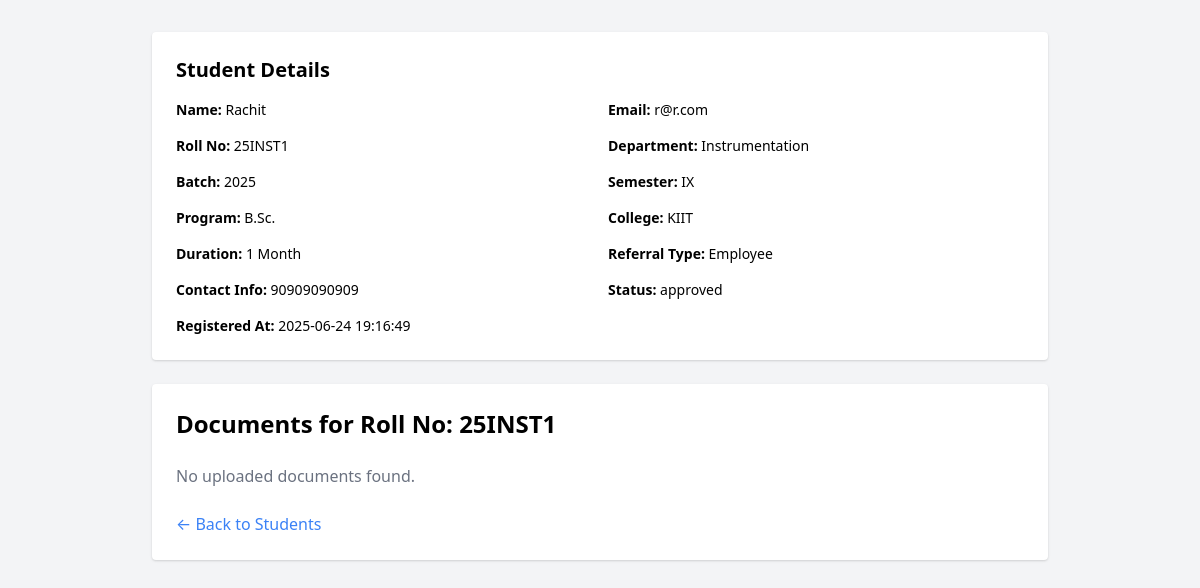
The app's page /admin/view_docs.php?roll=25INST1 (signed in) with its own data.
### tables this page shows
CREATE TABLE `users` (
  `id` int(11) NOT NULL,
  `name` varchar(100) NOT NULL,
  `email` varchar(100) NOT NULL,
  `password` varchar(255) NOT NULL,
  `roll_no` varchar(50) DEFAULT NULL,
  `department` enum('Chemical','Mechanical','Electrical','Instrumentation','CS','IT','Civil','Finance','MBA','HR','Other') DEFAULT NULL,
  `batch` varchar(50) DEFAULT NULL,
  `contact_info` varchar(255) DEFAULT NULL,
  `role` enum('user','admin') NOT NULL DEFAULT 'user',
  `status` enum('pending','approved','rejected') NOT NULL DEFAULT 'pending',
  `created_at` timestamp NOT NULL DEFAULT current_timestamp(),
  `college` varchar(255) DEFAULT NULL,
  `program` varchar(50) DEFAULT NULL,
  `semester` varchar(10) DEFAULT NULL,
  `duration` varchar(20) DEFAULT NULL,
  `noc_path` varchar(255) DEFAULT NULL,
  `referral_type` varchar(50) DEFAULT NULL,
  `referral_path` varchar(255) DEFAULT NULL
);

### admin/view_docs.php (the view, shortened to what this page needs)
<?php
require_once '../db_connect.php';
$roll_no = isset($_GET['roll']) ? basename($_GET['roll']) : '';
$student = null;
if ($roll_no) {
    $stmt = $conn->prepare("SELECT * FROM users WHERE roll_no = ? AND role = 'user'");
    $stmt->bind_param("s", $roll_no);
    $stmt->execute();
    $result = $stmt->get_result();
    $student = $result->fetch_assoc();
}
$files = [];
?>
<!DOCTYPE html>
<html>
<head>
  <link href="https://unpkg.com/tailwindcss@2.2.19/dist/tailwind.min.css" rel="stylesheet">
    <link rel="stylesheet" href="https://cdnjs.cloudflare.com/ajax/libs/font-awesome/6.0.0/css/all.min.css">
</head>
<body class="bg-gray-100 p-8">
    <div class="max-w-4xl mx-auto space-y-6">
        <?php if ($student): ?>
        <div class="bg-white p-6 rounded shadow">
            <h2 class="text-xl font-bold mb-4">Student Details</h2>
            <div class="grid grid-cols-1 md:grid-cols-2 gap-4 text-sm">
                <div><strong>Name:</strong> <?php echo htmlspecialchars($student['name']); ?></div>
                <div><strong>Email:</strong> <?php echo htmlspecialchars($student['email']); ?></div>
                <div><strong>Roll No:</strong> <?php echo htmlspecialchars($student['roll_no']); ?></div>
                <div><strong>Department:</strong> <?php echo htmlspecialchars($student['department']); ?></div>
                <div><strong>Batch:</strong> <?php echo htmlspecialchars($student['batch']); ?></div>
                <div><strong>Semester:</strong> <?php echo htmlspecialchars($student['semester']); ?></div>
                <div><strong>Program:</strong> <?php echo htmlspecialchars($student['program']); ?></div>
                <div><strong>College:</strong> <?php echo htmlspecialchars($student['college']); ?></div>
                <div><strong>Duration:</strong> <?php echo htmlspecialchars($student['duration']); ?></div>
                <div><strong>Referral Type:</strong> <?php echo htmlspecialchars($student['referral_type']); ?></div>
                <div><strong>Contact Info:</strong> <?php echo htmlspecialchars($student['contact_info']); ?></div>
                <div><strong>Status:</strong> <?php echo htmlspecialchars($student['status']); ?></div>
                <div><strong>Registered At:</strong> <?php echo htmlspecialchars($student['created_at']); ?></div>
            </div>
        </div>
        <?php endif; ?>
        <div class="bg-white p-6 rounded shadow">
            <h2 class="text-2xl font-bold mb-6">Documents for Roll No: <?php echo htmlspecialchars($roll_no); ?></h2>
            <?php if (empty($files)): ?>
                <p class="text-gray-500">No uploaded documents found.</p>
            <?php endif; ?>
            <div class="mt-6">
                <a href="students.php" class="text-blue-500 hover:underline">&larr; Back to Students</a>
            </div>
        </div>
    </div>
</body>
</html>

### records on screen
users: name "Rachit", email "r@r.com", roll_no "25INST1", department "Instrumentation", batch "2025", semester "IX", program "B.Sc.", college "KIIT", duration "1 Month", referral_type "Employee", contact_info "90909090909", status "approved", created_at "2025-06-24 19:16:49"

### other values on screen
$roll_no "25INST1"
